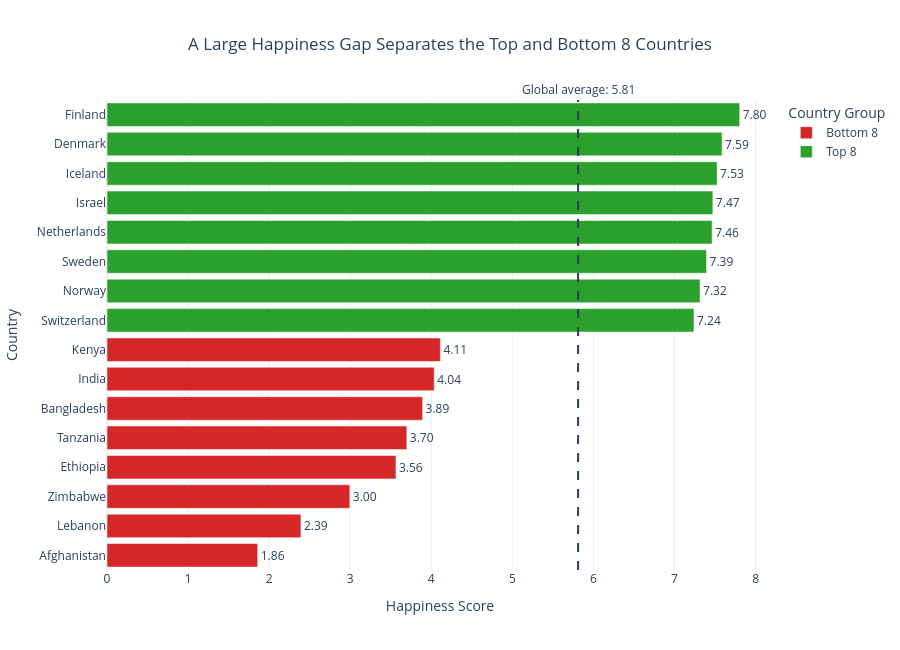

The code cell stored with this chart in its notebook:
### Markdown cell above
---
## Task 2 — Bottom vs. Top: A Contrast Story

**What to build:** A bar chart that highlights the **gap between the happiest and least happy countries**, focusing on a specific insight.

**Requirements:**
- Show the **top 8 AND bottom 8 countries** together (16 bars total)
- Use **colour** to distinguish the two groups (not Plotly's default rainbow)
- Add a **visual separator or annotation** that emphasises the gap
- Insight title that tells the story of the gap

**Hint:** Use `pd.concat([df.nlargest(8,'Happiness_Score'), df.nsmallest(8,'Happiness_Score')])` to get both groups.

**Stretch goal:** Add a vertical reference line showing the global average.

### Code cell
# Task 2: Top 8 vs. Bottom 8 contrast
# ------------------------------------

# Step 1: Get top and bottom countries
top8 = df.nlargest(8, 'Happiness_Score').copy()
top8['Group'] = 'Top 8'
bottom8 = df.nsmallest(8, 'Happiness_Score').copy()
bottom8['Group'] = 'Bottom 8'

combined = pd.concat([bottom8, top8]).sort_values('Happiness_Score')
global_avg = df['Happiness_Score'].mean()
print(f"Global average: {global_avg:.2f}")

# Step 2: Build your chart
# YOUR CODE HERE
fig = px.bar(
    combined,
    x='Happiness_Score',
    y='Country',
    orientation='h',
    color='Group',
    text='Happiness_Score',
    color_discrete_map={
        'Bottom 8': '#D62728',
        'Top 8': '#2CA02C'
    },
    title='A Large Happiness Gap Separates the Top and Bottom 8 Countries'
)

# Add happiness score labels
fig.update_traces(
    texttemplate='%{text:.2f}',
    textposition='outside'
)

# Global average reference line
fig.add_vline(
    x=global_avg,
    line_dash='dash',
    line_width=2,
    annotation_text=f'Global average: {global_avg:.2f}',
    annotation_position='top'
)

# Zero baseline
fig.update_xaxes(
    range=[0, None],
    title='Happiness Score'
)

fig.update_yaxes(
    title='Country'
)

fig.update_layout(
    template='plotly_white',
    height=650,
    title_x=0.5,
    legend_title='Country Group'
)

fig.show()

### Figure 1 — Plotly figure (JSON) as saved in the notebook; plotly's stock layout.template omitted (floating-point values rounded to 4 significant figures)
{"data": [{"hovertemplate": "Group=Bottom 8<br>Happiness_Score=%{text}<br>Country=%{y}<extra></extra>", "legendgroup": "Bottom 8", "marker": {"color": "#D62728", "pattern": {"shape": ""}}, "name": "Bottom 8", "orientation": "h", "showlegend": true, "text": [1.859, 2.392, 2.995, 3.564, 3.698, 3.892, 4.036, 4.112], "textposition": "outside", "texttemplate": "%{text:.2f}", "type": "bar", "x": [1.859, 2.392, 2.995, 3.564, 3.698, 3.892, 4.036, 4.112], "xaxis": "x", "y": ["Afghanistan", "Lebanon", "Zimbabwe", "Ethiopia", "Tanzania", "Bangladesh", "India", "Kenya"], "yaxis": "y"}, {"hovertemplate": "Group=Top 8<br>Happiness_Score=%{text}<br>Country=%{y}<extra></extra>", "legendgroup": "Top 8", "marker": {"color": "#2CA02C", "pattern": {"shape": ""}}, "name": "Top 8", "orientation": "h", "showlegend": true, "text": [7.24, 7.315, 7.395, 7.464, 7.473, 7.525, 7.586, 7.804], "textposition": "outside", "texttemplate": "%{text:.2f}", "type": "bar", "x": [7.24, 7.315, 7.395, 7.464, 7.473, 7.525, 7.586, 7.804], "xaxis": "x", "y": ["Switzerland", "Norway", "Sweden", "Netherlands", "Israel", "Iceland", "Denmark", "Finland"], "yaxis": "y"}], "layout": {"annotations": [{"showarrow": false, "text": "Global average: 5.81", "x": 5.811, "xanchor": "center", "xref": "x", "y": 1, "yanchor": "bottom", "yref": "y domain"}], "barmode": "relative", "height": 650, "legend": {"title": {"text": "Country Group"}, "tracegroupgap": 0}, "shapes": [{"line": {"dash": "dash", "width": 2}, "type": "line", "x0": 5.811, "x1": 5.811, "xref": "x", "y0": 0, "y1": 1, "yref": "y domain"}], "title": {"text": "A Large Happiness Gap Separates the Top and Bottom 8 Countries", "x": 0.5}, "xaxis": {"anchor": "y", "domain": [0, 1], "range": [0, null], "title": {"text": "Happiness Score"}}, "yaxis": {"anchor": "x", "domain": [0, 1], "title": {"text": "Country"}}}}
